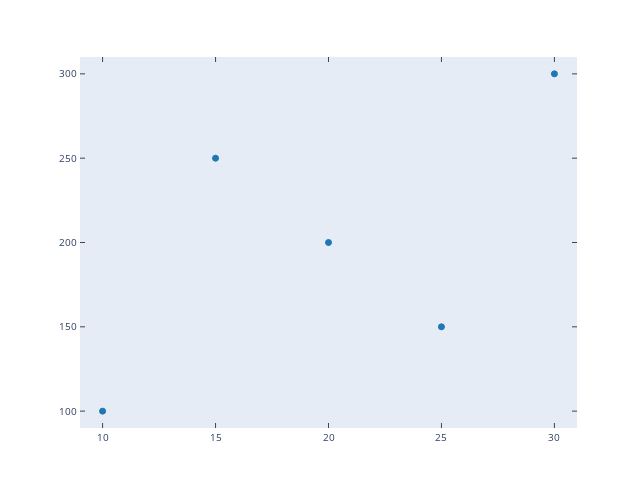

The cell this chart's notebook holds for it:
### Code cell
fig = plt.figure()
x = [10, 15, 20, 25, 30]
y = [100, 250, 200, 150, 300]
plt.plot(x, y, "o")


pyo.iplot_mpl(fig)

### Figure 1 — Plotly figure (JSON) as saved in the notebook; plotly's stock layout.template omitted (floating-point values rounded to 4 significant figures)
{"data": [{"marker": {"color": "#1F77B4", "line": {"color": "#1F77B4", "width": 1}, "opacity": 1, "size": 6, "symbol": "circle"}, "mode": "markers", "name": "_child0", "type": "scatter", "x": [10, 15, 20, 25, 30], "xaxis": "x", "y": [100, 250, 200, 150, 300], "yaxis": "y"}], "layout": {"autosize": false, "height": 480, "hovermode": "closest", "margin": {"b": 52, "l": 80, "pad": 0, "r": 63, "t": 57}, "showlegend": false, "width": 640, "xaxis": {"anchor": "y", "domain": [0, 1], "mirror": "ticks", "nticks": 11, "range": [9, 31], "showgrid": false, "showline": true, "side": "bottom", "tickfont": {"size": 10}, "ticks": "inside", "type": "linear", "zeroline": false}, "yaxis": {"anchor": "x", "domain": [0, 1], "mirror": "ticks", "nticks": 11, "range": [90, 310], "showgrid": false, "showline": true, "side": "left", "tickfont": {"size": 10}, "ticks": "inside", "type": "linear", "zeroline": false}}}
